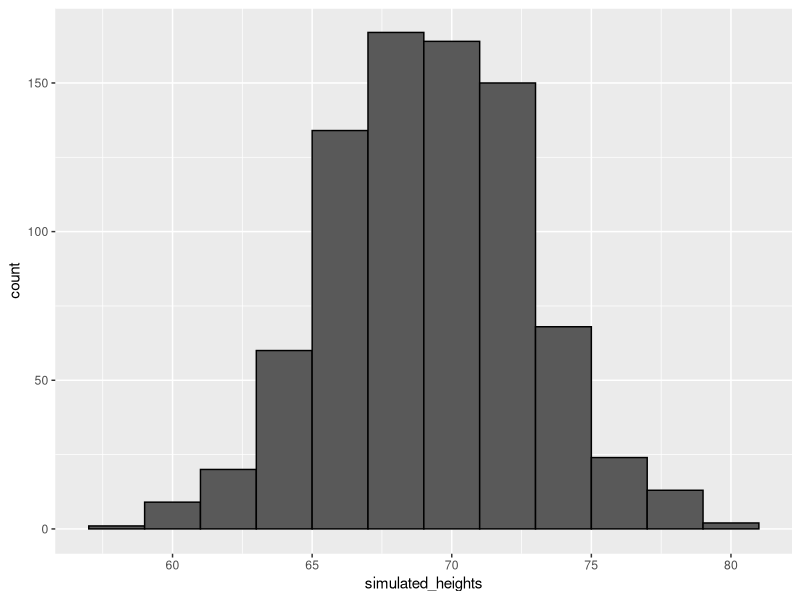
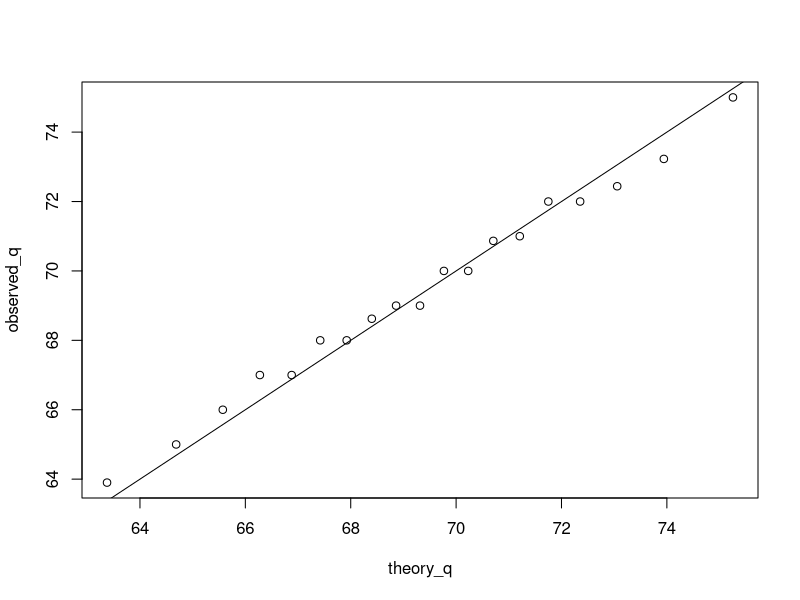

Recreate these plots in R, in order.
## ---- chunk 1
library(tidyverse)
library(dslabs)
## ---- chunk 2
x <- seq(1:10)
x
## ---- chunk 3
x.odd <- seq(1,10,2)
x.odd
## ---- chunk 4
y.divide <- seq(1,10, length.out = 3)
y.divide
## ---- chunk 5
beads <- rep(c("red", "blue"), times = c(2,3))
beads
## ---- chunk 6
B <- 100000    
events <- replicate(B, sample(beads, 1))    # draw 1 bead, B times
tab <- table(events)    # make a table of outcome counts
prop.table(tab)    # view table of outcome proportio
## ---- chunk 7
x <- heights %>% filter(sex=="Male") %>% pull(height)
n <- length(x)
avg <- mean(x)
s <- sd(x)
simulated_heights <- rnorm(n, avg, s)
## ---- chunk 8
data.frame(simulated_heights = simulated_heights) %>%
    ggplot(aes(simulated_heights)) +
    geom_histogram(color="black", binwidth = 2)
## ---- chunk 9
set.seed(3233)
B <- 10000
tallest <- replicate(B, {
    simulated_data <- rnorm(800, avg, s)    # generate 800 normally distributed random heights
    max(simulated_data)    # determine the tallest height
})
mean(tallest >= 7*12) #7*12 = 84 inches, which is 7 feet. 
## ---- chunk 10
str(murders)
## ---- chunk 11
names(murders)
## ---- chunk 12
murders$state[1:5]
## ---- chunk 13
city <- c("Tokyo", "Lile", "Dover")
area <- c(10, 8, 13)
names(area) <- city
area
## ---- chunk 14
data <- data.frame(name=city, value=area)
data
## ---- chunk 15
data("heights")
male <- heights %>% 
  filter(sex=="Male")
## ---- chunk 16
p <- seq(0.05, 0.95, 0.05)
## ---- chunk 17
observed_q <- quantile(male$height, p)
theory_q <- qnorm(p, mean=mean(male$height), sd=sd(male$height))
## ---- chunk 18
plot(theory_q, observed_q)
abline(0,1)
